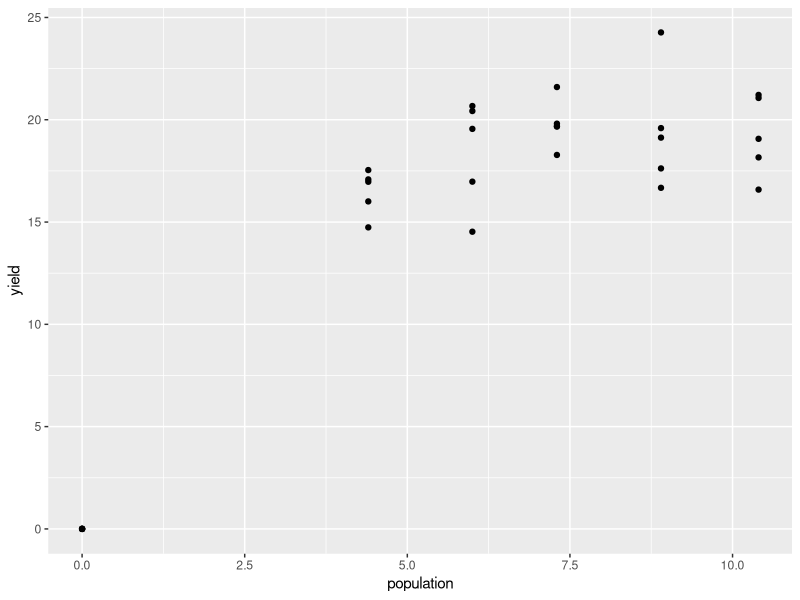
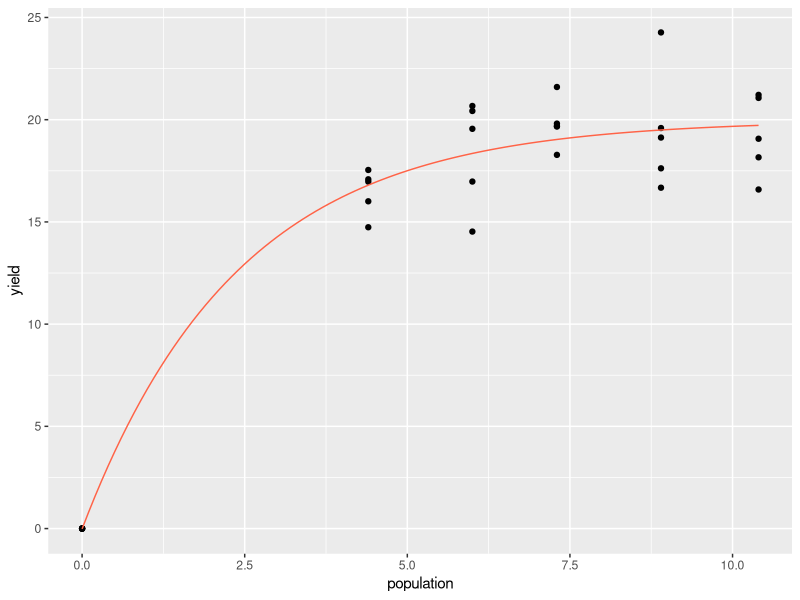
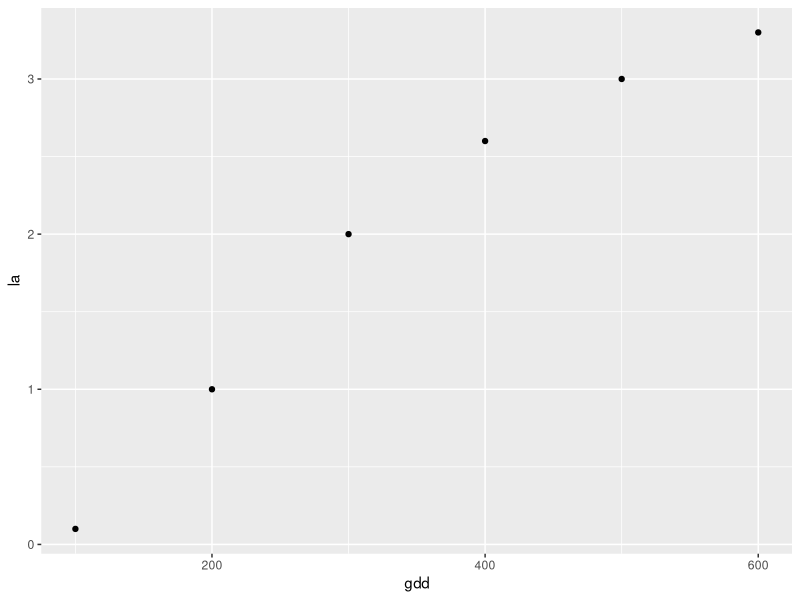
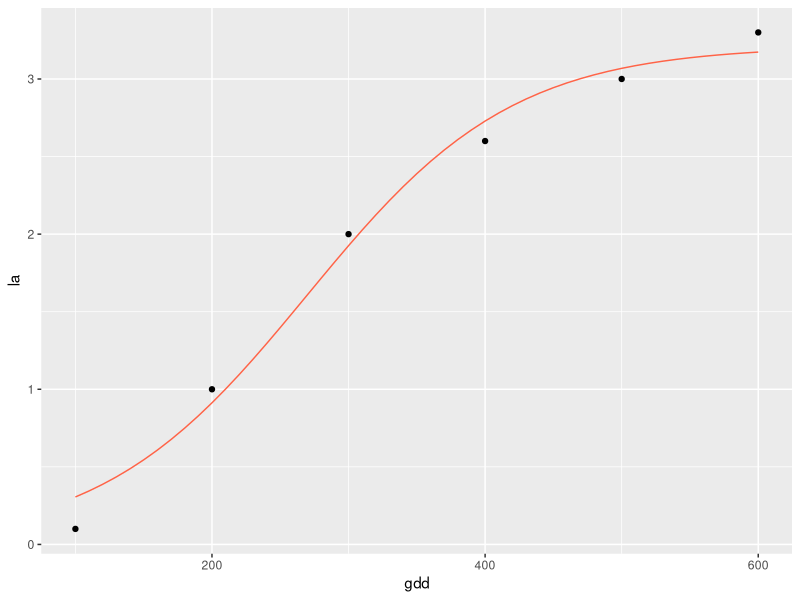

Source code (R) for these figures, in order: (Note: this script raises an error after producing the figures.)
## ---- chunk 1
library(tidyverse)
silage = read.csv("data/corn_silage_pop_mono.csv")
head(silage)
## ---- chunk 2
p = silage %>%
  ggplot(aes(x=population, y=yield)) +
  geom_point()

p
## ---- chunk 3
silage_mono = stats::nls(yield ~ SSasymp(population,init,m,plateau), data=silage)

summary(silage_mono)
## ---- chunk 4
silage_predicted = data.frame(                  # this tells R to create a new data frame called silage_predicted 
  population =                                  # this tells R to create a new column named "n_rate"
    seq(from=0,to=10.4,by=0.1)                  # this creates a sequence of numbers from 0 to 10.4, in increments of 0.1
  )

silage_predicted

## ---- chunk 5
silage_predicted$yield = predict(silage_mono, silage_predicted)

## ---- chunk 6
p + 
  geom_line(data = silage_predicted, aes(x=population, y=yield), color="tomato")
## ---- chunk 7
velvetleaf = read.csv("data/velveleaf_gdd_lai_gomp.csv")
head(velvetleaf)
## ---- chunk 8
pV = velvetleaf %>%
  ggplot(aes(x=gdd, y=la)) +
  geom_point()

pV
## ---- chunk 9
velvetleaf_log = stats::nls(la ~ SSlogis(gdd, Asym, xmid, scal), data=velvetleaf)

summary(velvetleaf_log)
## ---- chunk 10
velvetleaf_predicted = data.frame(              # this tells R to create a new data frame called velvetleaf_predicted 
  gdd =                                         # this tells R to create a new column named "gdd"
    seq(from=100,to=600,by=10)                  # this creates a sequence of numbers from 100 to 600, in increments of 10
  )

velvetleaf_predicted

## ---- chunk 11
velvetleaf_predicted$la = predict(velvetleaf_log, velvetleaf_predicted)

## ---- chunk 12
pV + 
  geom_line(data = velvetleaf_predicted, aes(x=gdd, y=la), color="tomato")

## ---- chunk 13
ryegrass = read.csv("data/ryegrass_soil_p_mono.csv")
head(ryegrass)
## ---- chunk 14

## ---- chunk 15

## ---- chunk 16

## ---- chunk 17

## ---- chunk 18

## ---- chunk 19
aspergillus = read.csv("data/aspergillus_hours_density_logist.csv")
head(aspergillus)
## ---- chunk 20

## ---- chunk 21

## ---- chunk 22

## ---- chunk 23
aspergillus_predicted$log_density = predict(aspergillus_log, aspergillus_predicted)

## ---- chunk 24

